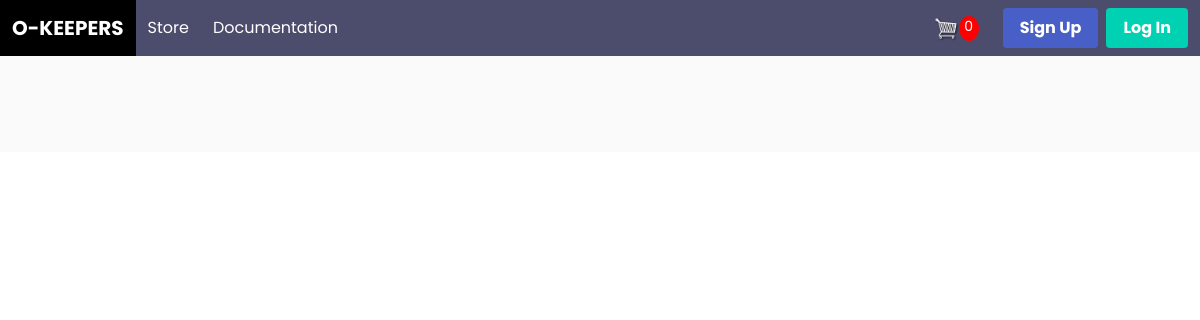
The page /store/ on the database as committed earlier.
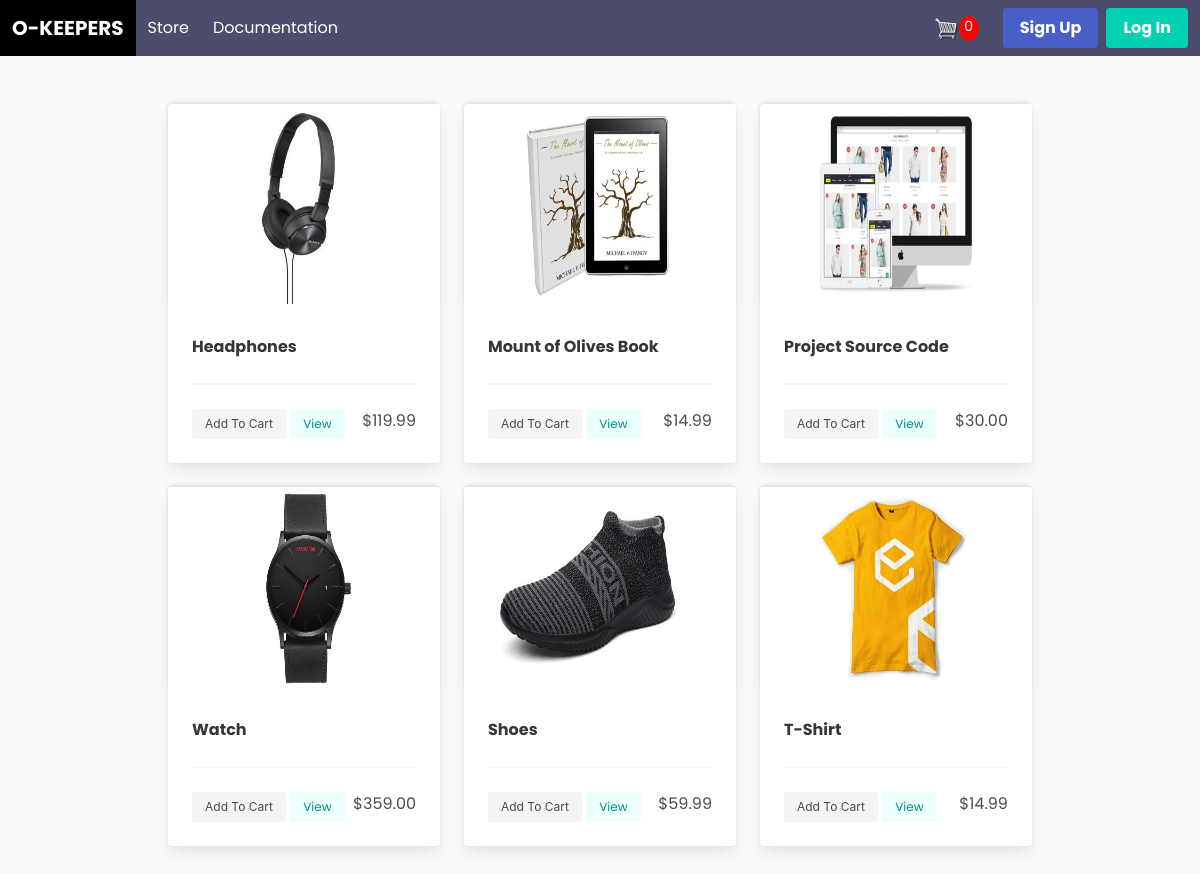
The same page on the database as committed later.
### shop/models.py (models this page shows, shortened)
class Product(models.Model):
    name = models.CharField(max_length=200, null=True)
    price = models.FloatField()
    image = models.ImageField(null=True, blank=True)
    @property
    def imageURL(self):
        try:
            url = self.image.url
        except:
            url = ''
        return url

### shop/views.py (the view)
# urls.py: path("store/", views.store, name="store"),
def store(request):
    products = Product.objects.all()
    context = {"products": products}
    return render(request, "shop/store.html", context)

### shop/templates/shop/store.html
{% extends 'shop/base.html' %}
{% load static %}
{% block content %}
    <section class="section">
        <div class="container">
            <div class="columns is-multiline">
                {% for product in products%}
                <div class="column is-4">
                    <div class="card">
                        <div class="card-image">
                            <img class="thumbnail" src="{{ product.imageURL }}" alt="">
                        </div>
                        <div class="card-content">
                            <strong>{{product.name}}</strong>
                            <hr>
                            <button data-product="{{product.id}}" data-action="add" class="button is-secondary is-light is-small update-cart">Add To Cart</button>
                            <a class="button is-primary is-light is-small">View </a>
                            <h4 class="prices">${{product.price|floatformat:2}}</h4>
                        </div>
                    </div>
                </div>
            {% endfor %}
        </div>
    </section>
{% endblock content %}

### shop/templates/shop/base.html (shortened to what this page needs)
<!DOCTYPE html>
{% load static %}
<html lang="en">
<head>
    <link rel="stylesheet" href="https://cdn.jsdelivr.net/npm/bulma@0.9.4/css/bulma.min.css">
    <link rel="stylesheet" href="{% static 'css/main.css' %}">
</head>
<header>
    <nav class="navbar is-black" role="navigation" aria-label="main navigation">
        <div class="navbar-brand">
            <a class="navbar-item is-size-5" href="{% url 'homepage'%}">
                <strong>O-KEEPERS</strong>
            </a>
        </div>
        <div class="navbar-menu" id="nav-links">
            <div class="navbar-start">
                <a href="{% url 'store' %}" class="navbar-item">
                    Store
                </a>
                <a class="navbar-item">
                    Documentation
                </a>
            </div>
                <div class="navbar-end">
                    <a href="{% url 'cart' %}" class="navbar-item">
                        <img src="{% static 'images/cart.png' %}" id="cart-icon">
                        <p id="cart-total">0</p>
                    </a>
                    <div class="navbar-item">
                        <div class="buttons">
                            {% if user.is_authenticated %}
                                <a class="button is-danger" href="{% url 'logout' %}?next={{ request.path }}">
                                    <strong>Log Out</strong>
                                </a>
                            {% else %}
                                <a class="button is-link" href="{% url 'register' %}?next={{ request.path }}">
                                    <strong>Sign Up</strong>
                                </a>
                                <a class="button is-primary" href="{% url 'login' %}?next={{ request.path }}">
                                    <strong>Log In</strong>
                                </a>
                            {% endif %}
                        </div>
                    </div>
                </div>
            </div>
    </nav>
</header>
<body>
    <div class="container">
        {% block content %}
        {% endblock content %}
    </div>
</body>
</html>

### static/css/main.css (style rules this page uses)
* { font-family: 'Poppins', sans-serif; }
body { background-color: hsl(0, 0%, 98%); }
h1,h2,h3,h4,h5,h6 { color:hsl(0, 0%, 30%); }
.thumbnail { width: 100%; height: 200px; -webkit-box-shadow: -1px -3px 5px -2px rgba(214,214,214,1); -moz-box-shadow: -1px -3px 5px -2px rgba(214,214,214,1); box-shadow: -1px -3px 5px -2px rgba(214,214,214,1); }
.is-black { background-color: #4C4C6D!important; }
#cart-icon { width:25px; display: inline-block; margin-left: 15px; }
#cart-total { display: block; text-align: center; color:#fff; background-color: red; width: 20px; height: 25px; border-radius: 50%; font-size: 14px; }
.prices { display: block; float:right; }

Rows that differ between the two databases and show on the page:
added Product: imageURL (picture), name "Headphones", price "119.99"
added Product: imageURL (picture), name "Mount of Olives Book", price "14.99"
added Product: imageURL (picture), name "Project Source Code", price "30.00"
added Product: imageURL (picture), name "Watch", price "359.00"
added Product: imageURL (picture), name "Shoes", price "59.99"
added Product: imageURL (picture), name "T-Shirt", price "14.99"
